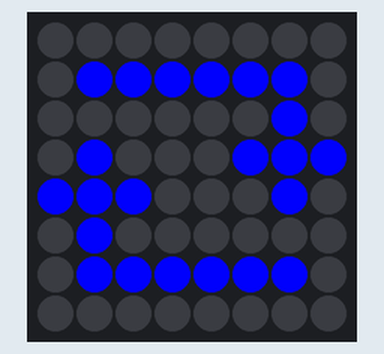
This program was run on a simulated Raspberry Pi (BCM pin numbers) with a Sense HAT. On the bench: the Sense HAT's 8×8 RGB LED matrix. Threads take turns every 2 ms. At 12.5 s the program stops and its outputs stay as they are.

Above: at 0.1 s.
At 1.6 s:
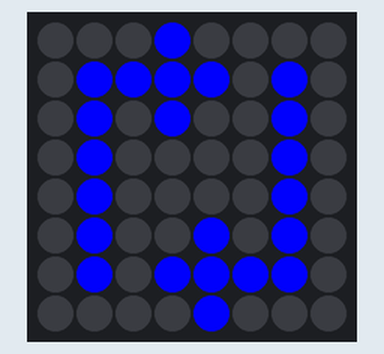
At 2.6 s:
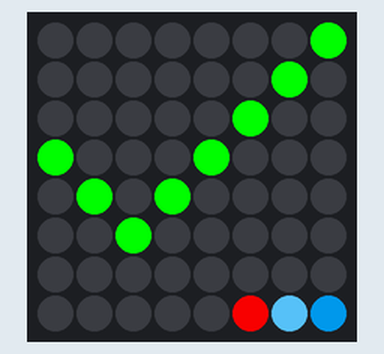

Measured:
- what the display in image 1 shows lasts 0.5 s, from 1.5 s to 2.0 s
- what the display in image 2 shows lasts 10.0 s, from 2.5 s to 12.5 s

The program:

screen.py
```python
from sense_hat import SenseHat
import threading
import time

class Screen:

    sense = SenseHat()

    # Color constants
    color_line_east = [83, 183, 232]
    color_line_kwuntong = [0, 171, 78]
    color_line_tsuenwan = [237, 29, 36]
    color_line_island = [0, 125, 197]
    color_line_tungchung = [247, 148, 62]
    color_line_airport = [0, 136, 138]
    color_line_tseungkwano = [125, 73, 157]
    color_line_west = [163, 35, 143]
    color_line_maonshan = [146, 48, 17]
    color_line_disney = [241, 115, 172]

    # Get color of line, return white if not specified
    def color_of_line(self, line):
        return {
            'isline': self.color_line_island,
            'ktline': self.color_line_kwuntong,
            'twline': self.color_line_tsuenwan,
            'tkline': self.color_line_tseungkwano,
            'tcline': self.color_line_tungchung,
            'erline': self.color_line_east,
            'moline': self.color_line_maonshan,
            'wrline': self.color_line_west,
            'aeline': self.color_line_airport,
            'disney': self.color_line_disney
        }.get(line, [255, 255, 255])


    # Pixel constants
    ce = color_empty = [0, 0, 0]
    cl = color_load = [0, 0, 255]
    cg = color_good = [0, 255, 0]
    cf = color_fail = [255, 0, 0]

    image_load = [
        ce, ce, ce, ce, ce, ce, ce, ce,
        ce, cl, cl, cl, cl, cl, cl, ce,
        ce, ce, ce, ce, ce, ce, cl, ce,
        ce, cl, ce, ce, ce, cl, cl, cl,
        cl, cl, cl, ce, ce, ce, cl, ce,
        ce, cl, ce, ce, ce, ce, ce, ce,
        ce, cl, cl, cl, cl, cl, cl, ce,
        ce, ce, ce, ce, ce, ce, ce, ce,
    ]

    image_tick = [
        ce, ce, ce, ce, ce, ce, ce, cg,
        ce, ce, ce, ce, ce, ce, cg, ce,
        ce, ce, ce, ce, ce, cg, ce, ce,
        cg, ce, ce, ce, cg, ce, ce, ce,
        ce, cg, ce, cg, ce, ce, ce, ce,
        ce, ce, cg, ce, ce, ce, ce, ce,
        ce, ce, ce, ce, ce, ce, ce, ce,
        ce, ce, ce, ce, ce, ce, ce, ce
    ]

    image_cross = [
        cf, ce, ce, ce, ce, ce, ce, cf,
        ce, cf, cf, ce, ce, cf, cf, ce,
        ce, ce, ce, cf, cf, ce, ce, ce,
        ce, ce, ce, cf, cf, ce, ce, ce,
        ce, cf, cf, ce, ce, cf, cf, ce,
        cf, ce, ce, ce, ce, ce, ce, cf,
        ce, ce, ce, ce, ce, ce, ce, ce,
        ce, ce, ce, ce, ce, ce, ce, ce
    ]

    # Get image from status tuple (refer status.py)
    # the image will have a big tick / cross on top
    # with line color dots at the bottom
    def image_of_status(self, status):
        image = []

        # copy image arrays above as template
        if(status[0]):
            image = list(self.image_tick)
        else:
            image = list(self.image_cross)

        # add line color dots at the bottom
        # convert data type from set to list
        lines = list(status[1])

        for i, line in enumerate(lines):
            line_color = self.color_of_line(line)
            image[len(image) - 1 - i] = line_color

        return image


    # runtime variables
    lock = threading.RLock()
    loading = True
    controlling = False

    def display_status(self, status):
        with self.lock:
            self.loading = False
            if(not self.controlling):
                self.sense.set_pixels(self.image_of_status(status))

                # if good, the image should clear after idle
                # if fail, display cross until fixed
                if(status[0]):
                    self.display_idle_clear()

    def display_loading(self):
        with self.lock:
            self.loading = True
            self.controlling = False
            self.sense.set_pixels(self.image_load)

        i = 1
        while True:
            time.sleep(0.5)
            with self.lock:
                if(not self.loading):
                    break
                self.sense.set_rotation(90 * (i % 2))
                i += 1

    def display_loading_async(self):
        self.thread = threading.Thread(target=self.display_loading)
        self.thread.start()


    def display_idle_clear(self):
        time.sleep(10)
        with self.lock:
            if(not self.loading and not self.controlling):
                self.display_clear()


    def display_clear(self):
        self.sense.clear()


    def display_rotate(self, degree):
        if(not self.loading):
            self.sense.set_rotation(degree)


# when this file executed individually, run test
if(__name__ == "__main__"):

    screen = Screen()
    screen.display_loading_async()
    time.sleep(2.5)

    status = (True, set(['twline', 'isline', 'erline']))
    screen.display_status(status)
```
